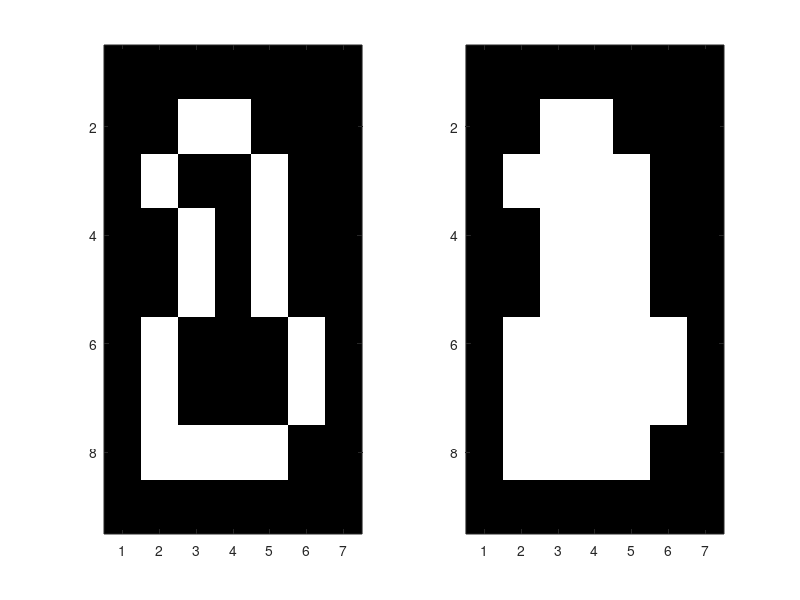

Source code (MATLAB):
clear all
close all
clc


%Region filling algorithm
A = [0 0 0 0 0 0 0
    0 0 1 1 0 0 0
    0 1 0 0 1 0 0
    0 0 1 0 1 0 0
    0 0 1 0 1 0 0
    0 1 0 0 0 1 0
    0 1 0 0 0 1 0
    0 1 1 1 1 0 0
    0 0 0 0 0 0 0]
subplot(1,2,1)
imagesc(A)
colormap('gray')
B = strel('diamond',1);

[M N] = size(A)
X = zeros(M,N);
X(3,3) = 1;

flag = 0;

while flag == 0,
    subplot(1,2,2)
    imagesc(or(X,A))
    pause(.2)
    Xnew = imdilate(X,B) & ~A;
    if (Xnew -X) ==0
        flag = 1
    else X = Xnew;
    end
end
